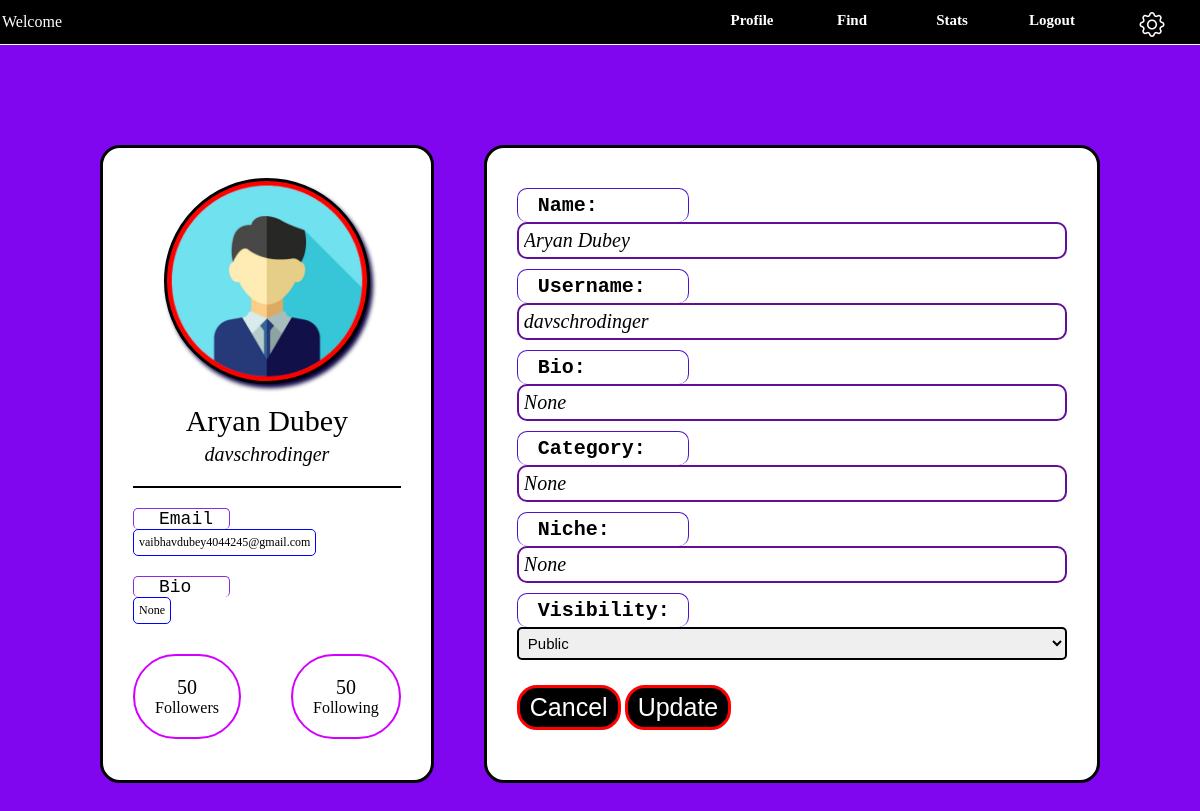
/setting/davschrodinger (signed in), run on an earlier commit of the app's database.
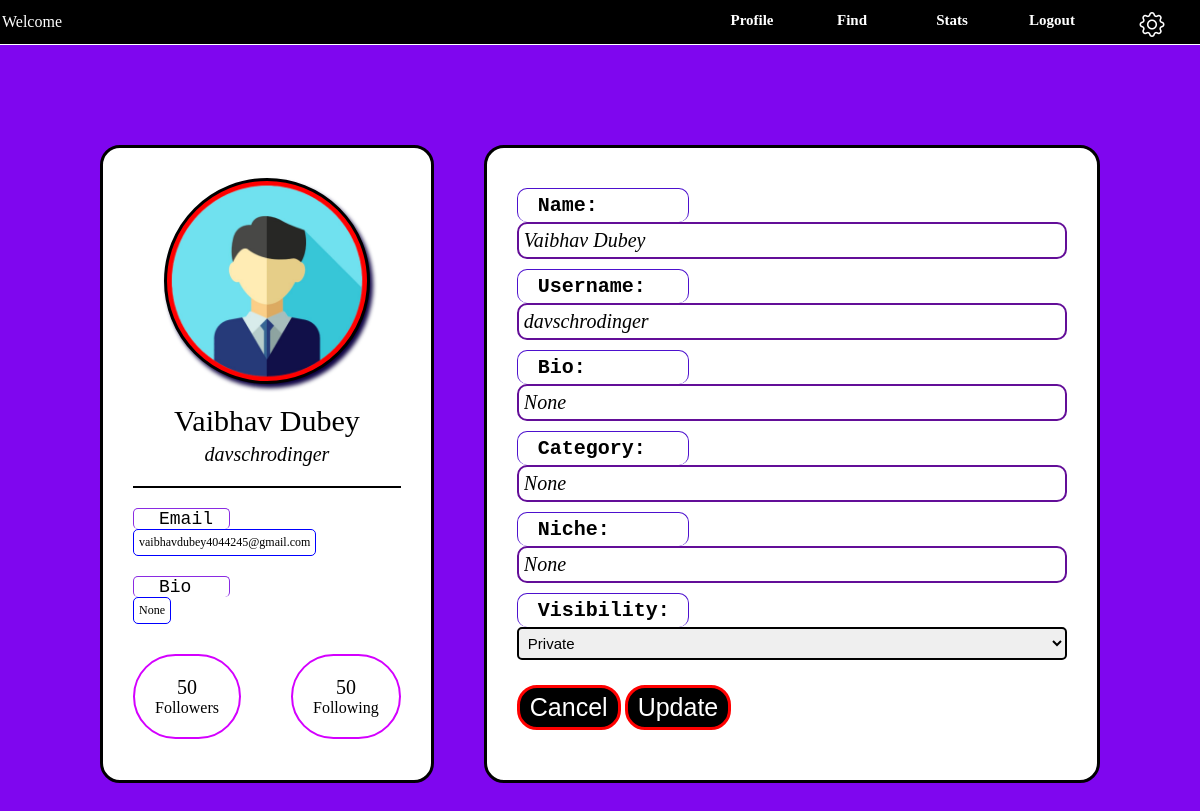
And on a later commit of the database.
### application/Models.py (models this page shows)
class User(db.Model):
    __tablename__ = 'User'
    id = db.Column(db.Integer, primary_key=True)
    fullname = db.Column(db.String(200), nullable=True)
    username = db.Column(db.String(200), unique=True, nullable=False)
    email = db.Column(db.String(200), unique=True, nullable=False)
    password = db.Column(db.String(100), nullable=False)
    bio = db.Column(db.Text, nullable=True)
    category = db.Column(db.String(100), nullable=True)
    niche = db.Column(db.String(100), nullable=True)
    followers=db.Column(db.Integer, default=0)
    following=db.Column(db.Integer, default=0)
    visibility=db.Column(db.String, default='Private')
    flag=db.Column(db.Boolean, default=False)
    flagCount=db.Column(db.Integer, default=0)
    products = db.relationship('UserProduct', backref='user')

### application/UserController.py (the view, shortened to what this page needs)
@app.route('/setting/<username>', methods=['POST','GET'])
def settingInflu(username):
    if 'userID' in session:
        userID = session['userID']
        user = User.query.get(userID)
        username=user.username
    return render_template('settinginflu.html', username=username, user=user)

### templates/settingInflu.html (shortened to what this page needs)
<!DOCTYPE html>
<html lang="en">
<head>
    <link rel="stylesheet" href="https://cdnjs.cloudflare.com/ajax/libs/bootstrap-icons/1.9.1/font/bootstrap-icons.min.css">
</head>
<body>
    <div class="header">
        <p class="p">Welcome {{fullname}} </p>
        <div class="container">
            <div class="col">
                <a href="{{url_for('dashboard', username=username)}}">Profile</a>
            </div>
            <div class="col">
                <a href="{{url_for('findInflu')}}">Find</a>
            </div>
            <div class="col">
                Stats
            </div>
            <div class="col">
                <a href="{{ url_for('logout') }}">Logout</a>
            </div>
            <div class="col">
                <a href="{{url_for('settingInflu',username=username)}}"><i class="bi bi-gear gear-icon"></i></a>
            </div>
        </div>
    </div>
    <div class="box">
        <div class="card">
            <div class="pfp">
                <img src="/static/pfp.png">
            </div>
            <div class="name">{{user.fullname}} </div>
            <div class="username">{{user.username}} </div>
            <div class="line"></div>
            <div class="det">Email</div>
            <span class="a">{{user.email}} </span>
            <div class="det">Bio</div>
            <span class="a">{{user.bio}} </span>
            <div class="r">
                <span class="b" ><center>50</center>Followers</span>
                <span class="b"><center>50</center>Following</span>
            </div>
        </div>
        <div class="edit">
            <form method="POST">
                <div class="c">
                    <label for="name" >Name:</label>
                    <input type="text" name="fullname" value="{{user.fullname}}">
                    <label for="username" >Username:</label>
                    <input type="text" name="username" value="{{user.username}}">
                    <label for="bio" >Bio:</label>
                    <input type="text" name="bio" value="{{user.bio}}">
                    <label for="category" >Category:</label>
                    <input type="text" name="category" value="{{user.category}}">
                    <label for="niche" >Niche:</label>
                    <input type="text" name="niche" value="{{user.niche}}">
                    <label for="visibility">Visibility:</label>
                    <select name="visibility">
                        <option value="Public" {% if user.visibility == 'Public' %}selected{% endif %}>Public</option>
                        <option value="Private" {% if user.visibility == 'Private' %}selected{% endif %}>Private</option>
                    </select>
                </div>
                <div class="buttons">
                    <button type="button"><a href="{{url_for('settingInflu',username=username)}}" >Cancel</a></button>
                    <button type="submit" value="submit">Update</button>
                </div>
            </form>
        </div>
    </div>
</body>
</html>

### templates/settingInflu.html (style rules this page uses)
body { margin: 0; padding: 0; height: 100%; width: 100%; background-color: rgb(127, 6, 239); }
.header { display: flex; justify-content: space-between; align-items: center; width: 100%; background-color: black; padding: 2px; color: white; border-bottom: 1px solid white; }
.p { text-align: center; font-family: Verdana; font-size: 16px; margin: 0; padding: 0; }
.container { display: flex; justify-content: flex-end; }
.col { display: flex; justify-content: center; padding-top: 10px; height: 30px; background-color: rgb(0, 0, 0); width: 100px; font-size: 15px; color: white; font-family: Verdana; font-weight: bolder; }
a { text-decoration: none; color: inherit; }
a:link, a:visited { color: inherit; }
.col .bi { display: flex; }
.bi { font-size: 25px; transition: transform 0.4s; }
.box { display: flex; padding: 100px; gap: 50px; }
.card { display: flex; flex-direction: column; justify-content: flex-start; align-items: center; border: 3px solid rgb(0, 0, 0); border-radius: 20px; padding: 30px; flex-wrap: wrap; background-color: white; }
.pfp { display: flex; height: 200px; width: 200px; margin-top: 30px; margin: 0 auto; border: 3px solid black; border-radius: 50%; background-color: red; overflow: hidden; box-shadow: 3px 4px 4px rgb(12, 1, 65); }
.pfp img { width: 100%; height: 100%; object-fit: cover; }
.name { margin-top: 20px; font-size: 30px; font-family:cursive ; }
.username { margin-top: 5px; font-size: 20px; font-family: cursive; font-style: italic; }
.line { height: 2px; width: 100%; margin-top: 20px ; background-color: black; }
.det { justify-content: flex-start; align-self: start; width: 70px; border: 1px ; border-style: solid solid none solid; border-radius: 5px; border-color: blueviolet; margin-top: 20px; padding-left: 25px; font-size: 18px; font-family: monospace; }
.a { justify-content: flex-start; align-self: start; padding: 5px; margin-top: 0px; border: 1px; border-radius: 5px; border-style:solid; border-color: blue; font-size: 12px; font-family: cursive; }
.r { margin-top: 30px; display: grid; grid-template-columns: repeat(2,1fr); gap: 50px; }
.b { padding: 20px; font-family: cursive; border: 2px solid rgb(212, 0, 255); border-radius: 50px; }
.b center { font-size: 20px; }
.edit { display: block; justify-content: center; align-items: center; height: auto; width: 60%; border: 3px solid black; border-radius: 20px; padding: 30px; background-color: rgb(255, 255, 255); }
.c { display: grid; }
label { margin-top: 10px; font-size: 20px; font-family: monospace; font-weight: bold; border: 1px solid rgb(77, 17, 206); width: 100px; border-style: solid solid none solid; border-radius: 10px; padding: 5px; padding-left: 20px; padding-right: 50px; }
input { font-size: 20px; font-family: cursive; font-style: italic; border: 2px solid rgb(99, 14, 152); border-radius: 10px; padding-left: 20px; padding: 5px; }
button { padding: 5px; padding-left: 10px; padding-right: 10px; margin: 20px auto; border: 3px solid red; border-radius: 20px; background-color: black; color: white; font-size: 25px; transition: 0.4s ease-in-out; }
select { font-size: 15px; width: 100%; box-sizing: border-box; border: 2px solid black; border-radius: 5px; padding: 5px; margin-bottom: 5px; }

What changed in the data, as far as the page shows it:
changed User "davschrodinger": fullname "Aryan Dubey" → "Vaibhav Dubey"; visibility "Public" → "Private"
